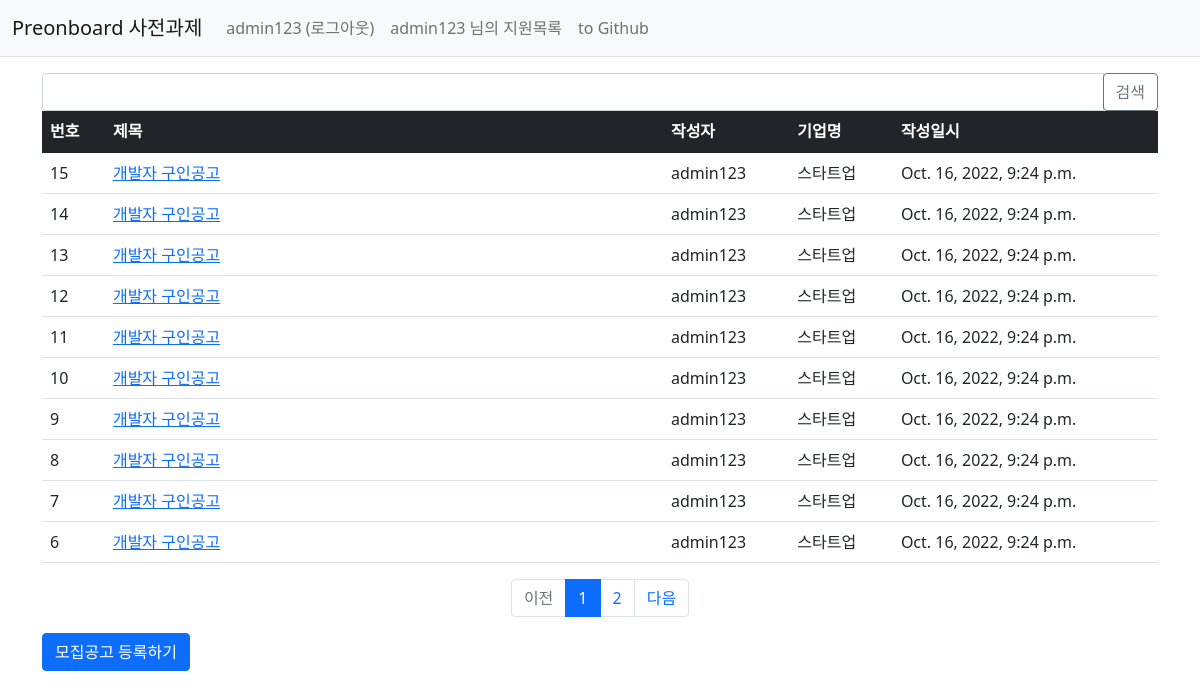
The page /preonboard/ (signed in) on the database its author committed.
### preonboard/models.py (models this page shows)
class Job_opening(models.Model):
    author = models.ForeignKey(User, on_delete=models.CASCADE)
    company = models.ForeignKey(Company,on_delete=models.CASCADE)
    title = models.CharField(max_length=200)
    wanted = models.CharField(max_length=200)
    reward = models.IntegerField()
    content = models.TextField()
    stack = models.TextField()
    create_date = models.DateTimeField()
    modify_date = models.DateTimeField(null=True, blank=True)

class Company(models.Model):
    name = models.CharField(max_length=200)
    register = models.ForeignKey(User, on_delete=models.CASCADE)
    country = models.CharField(max_length=200)
    location = models.CharField(max_length=200)

### preonboard/views.py (the view)
# urls.py: path('', views.index, name='index'),  # '/' 에 해당되는 path
def index(request):
    page = request.GET.get('page', '1')  # 페이지
    kw = request.GET.get('kw', '')  # 검색어
    job_opening_list = Job_opening.objects.order_by('-create_date')
    if kw:
        job_opening_list = job_opening_list.filter(
            Q(company__name__icontains=kw) |  # 회사 이름 검색
            Q(stack__icontains=kw) |  # 사용 기술 검색
            Q(title__icontains=kw)  # 제목 검색
        ).distinct()
    paginator = Paginator(job_opening_list, 10)  # 페이지당 10개씩 보여주기
    page_obj = paginator.get_page(page)
    context = {'job_opening_list': page_obj, 'page': page, 'kw': kw}
    return render(request, 'preonboard/job_opening_list.html', context)

### preonboard/templatetags/preonboardFilter.py (called while the page is built)
@register.filter #이 어노테이션 적용시 템플릿에서 해당 함수를 필터로 사용가능.
def sub(value, arg):
    return value - arg

### templates/preonboard/job_opening_list.html (shortened to what this page needs)
{% extends 'base.html' %}
{% load preonboardFilter %}
{% block content %}
<div class="container my-3">
     <div class="col-4 input-group">
            <input type="text" class="form-control kw" value="{{ kw|default_if_none:'' }}">
            <div class="input-group-append">
                <button class="btn btn-outline-secondary" type="button" id="btn_search">검색</button>
            </div>
        </div>
    <table class="table">
        <thead>
        <tr class="table-dark">
            <th>번호</th>
            <th style="width:50%">제목</th>
            <th>작성자</th>
            <th>기업명</th>
            <th>작성일시</th>
        </tr>
        </thead>
        <tbody>
        {% if job_opening_list %}
        {% for job_opening in job_opening_list %}
        <tr>
            <td>
                {{ job_opening_list.paginator.count|sub:job_opening_list.start_index|sub:forloop.counter0|add:1 }}
            </td>
            <td>
                <a href="{% url 'preonboard:detail' job_opening.id %}">{{ job_opening.title }}</a>
            </td>
            <td>{{ job_opening.author.username }}</td>
            <td>{{ job_opening.company.name }}</td>
            <td>{{ job_opening.create_date }}</td>
        </tr>
        {% endfor %}
        {% else %}
        <tr>
            <td colspan="3">없습니다.</td>
        </tr>
        {% endif %}
        </tbody>
    </table>
    <ul class="pagination justify-content-center">
        {% if job_opening_list.has_previous %}
        <li class="page-item">
            <a class="page-link" data-page="{{ job_opening_list.previous_page_number }}"
           href="javascript:void(0)">이전</a>
        </li>
        {% else %}
        <li class="page-item disabled">
            <a class="page-link" tabindex="-1" aria-disabled="true" href="#">이전</a>
        </li>
        {% endif %}
        {% for page_number in job_opening_list.paginator.page_range %}
        {% if page_number >= job_opening_list.number|add:-5 and page_number <= job_opening_list.number|add:5 %}
        {% if page_number == job_opening_list.number %}
        <li class="page-item active" aria-current="page">
            <a class="page-link" data-page="{{ page_number }}"
           href="javascript:void(0)">{{ page_number }}</a>
        </li>
        {% else %}
        <li class="page-item">
            <a class="page-link" data-page="{{ page_number }}"
           href="javascript:void(0)">{{ page_number }}</a>
        </li>
        {% endif %}
        {% endif %}
        {% endfor %}
        {% if job_opening_list.has_next %}
        <li class="page-item">
            <a class="page-link" data-page="{{ job_opening_list.next_page_number }}"
           href="javascript:void(0)">다음</a>
        </li>
        {% else %}
        <li class="page-item disabled">
            <a class="page-link" tabindex="-1" aria-disabled="true" href="#">다음</a>
        </li>
        {% endif %}
    </ul>
    <div class="row my-3">
        <div class="col-6">
            <a href="{% url 'preonboard:job_opening_create' %}" class="btn btn-primary">모집공고 등록하기</a>
        </div>
    </div>
</div>
{% endblock %}

### templates/navbar.html (shortened to what this page needs)
<nav class="navbar navbar-expand-lg navbar-light bg-light border-bottom">
    <div class="container-fluid">
        <a class="navbar-brand" href="{% url 'preonboard:index' %}">Preonboard 사전과제 </a>
        <div class="collapse navbar-collapse" id="navbarSupportedContent">
            <ul class="navbar-nav me-auto mb-2 mb-lg-0">
                <li class="nav-item">
                    {% if user.is_authenticated %}
                    <a class="nav-link" href="{% url 'common:logout' %}">{{ user.username }} (로그아웃)</a>
                    {% else %}
                    <a class="nav-link" href="{% url 'common:login' %}">로그인</a>
                    {% endif %}
                </li>
                    <a class="nav-link" href="{% url 'preonboard:apply_list'%}">{{ user.username }} 님의 지원목록</a>
                <a class="nav-link" href="https://github.com/Blaze-F/wanted-pre-onboarding-backend/blob/main/README.md">to Github</a>
            </ul>
        </div>
    </div>
</nav>

### rows shown on the page
Job_opening: paginator.count|sub "15", title "개발자 구인공고", author.username "admin123", company.name "스타트업", create_date "Oct. 16, 2022, 9:24 p.m."
Job_opening: paginator.count|sub "14", title "개발자 구인공고", author.username "admin123", company.name "스타트업", create_date "Oct. 16, 2022, 9:24 p.m."
Job_opening: paginator.count|sub "13", title "개발자 구인공고", author.username "admin123", company.name "스타트업", create_date "Oct. 16, 2022, 9:24 p.m."
Job_opening: paginator.count|sub "12", title "개발자 구인공고", author.username "admin123", company.name "스타트업", create_date "Oct. 16, 2022, 9:24 p.m."
Job_opening: paginator.count|sub "11", title "개발자 구인공고", author.username "admin123", company.name "스타트업", create_date "Oct. 16, 2022, 9:24 p.m."
Job_opening: paginator.count|sub "10", title "개발자 구인공고", author.username "admin123", company.name "스타트업", create_date "Oct. 16, 2022, 9:24 p.m."
Job_opening: paginator.count|sub "9", title "개발자 구인공고", author.username "admin123", company.name "스타트업", create_date "Oct. 16, 2022, 9:24 p.m."
Job_opening: paginator.count|sub "8", title "개발자 구인공고", author.username "admin123", company.name "스타트업", create_date "Oct. 16, 2022, 9:24 p.m."
Job_opening: paginator.count|sub "7", title "개발자 구인공고", author.username "admin123", company.name "스타트업", create_date "Oct. 16, 2022, 9:24 p.m."
Job_opening: paginator.count|sub "6", title "개발자 구인공고", author.username "admin123", company.name "스타트업", create_date "Oct. 16, 2022, 9:24 p.m."

### other values the page prints
{{ user.username }} "admin123"
{{ page_number }} "1"
{{ page_number }} "2"
